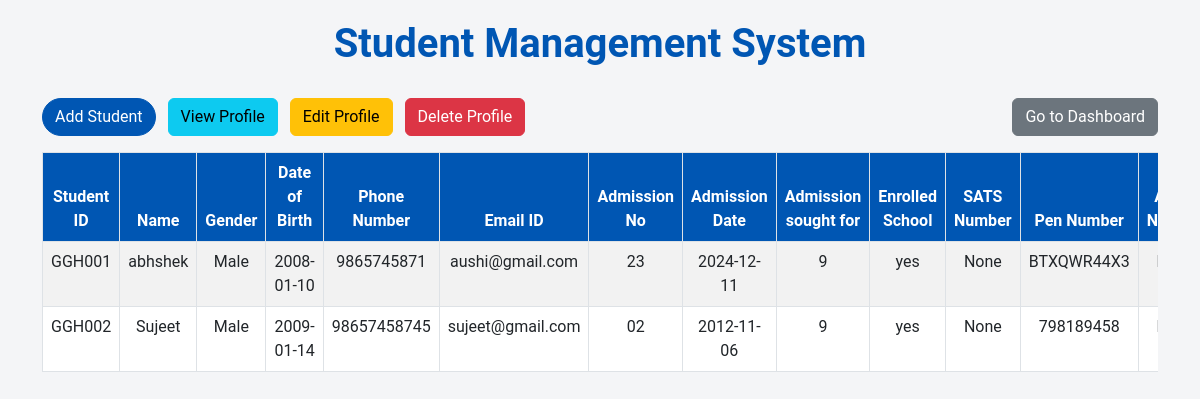
/manage_students (signed in), run on the app's committed database.
### tables this page shows
CREATE TABLE students (
            id INTEGER PRIMARY KEY AUTOINCREMENT,
            student_id TEXT,
            name TEXT NOT NULL,
            admission_no TEXT UNIQUE NOT NULL,
            sats_number TEXT,
            pen_number TEXT,
            apaar_number TEXT,
            aadhar_number TEXT,
            gender TEXT,
            dob DATE,
            father_name TEXT,
            mother_name TEXT,
            parents_occupation TEXT,
            annual_income INTEGER,
            num_defendants INTEGER,
            nationality TEXT,
            religion TEXT,
            caste TEXT,
            mother_tongue TEXT,
            parents_address TEXT,
            mobile_number TEXT,
            email_id TEXT,
            prev_school TEXT,
            prev_class TEXT,
            admission_date DATE,
            admission_sought_for TEXT,
            enrolled_school TEXT,
            admission_year TEXT,
            last_attended_date DATE,
            last_attended_year TEXT,
            passed_class TEXT,
            student_address TEXT,
            eighth_pass_year TEXT,
            ninth_pass_year TEXT,
            tenth_pass_year TEXT
        );

### app.py (the view)
@app.route("/manage_students")
@login_required
def manage_students():
    with get_db_connection() as conn:
        students = conn.execute("SELECT * FROM students").fetchall()
    return render_template("manage_students.html", students=students)

### app.py (called while the page is built)
def get_db_connection():
    conn = sqlite3.connect(DATABASE)
    conn.row_factory = sqlite3.Row
    return conn

def login_required(f):
    @wraps(f)
    def decorated_function(*args, **kwargs):
        if "logged_in" not in session:
            flash("Please log in first.", "warning")
            return redirect(url_for("login"))
        return f(*args, **kwargs)
    return decorated_function

### templates/manage_students.html (shortened to what this page needs)
<!DOCTYPE html>
<html lang="en">
<head>
    <link rel="stylesheet" href="https://cdnjs.cloudflare.com/ajax/libs/bootstrap/5.3.0/css/bootstrap.min.css">
    <link rel="stylesheet" href="https://cdn.datatables.net/1.13.5/css/dataTables.bootstrap5.min.css">
</head>
<body>
    <div class="container">
        <h1>Student Management System</h1>
        <div class="d-flex justify-content-between mb-3">
            <div>
                <button class="btn btn-primary me-2" data-bs-toggle="modal" data-bs-target="#addStudentModal">Add Student</button>
                <button class="btn btn-info me-2" onclick="location.href='/view_student'">View Profile</button>
                <button class="btn btn-warning me-2" onclick="location.href='/edit_student'">Edit Profile</button>
                <button class="btn btn-danger" onclick="confirmDeleteProfile()">Delete Profile</button>
            </div>
            <div>
                <button class="btn btn-secondary" onclick="location.href='/dashboard'">Go to Dashboard</button>
            </div>
        </div>
        <div class="table-responsive">
            <table id="studentTable" class="table table-striped table-bordered">
                <thead>
                    <tr>
                        <th>Student ID</th>
                        <th>Name</th>
                        <th>Gender</th>
                        <th>Date of Birth</th>
                        <th>Phone Number</th>
                        <th>Email ID</th>
                        <th>Admission No</th>
                        <th>Admission Date</th>
                        <th>Admission sought for</th>
                        <th>Enrolled School</th>
                        <th>SATS Number</th>
                        <th>Pen Number</th>
                        <th>Apaar Number</th>
                    </tr>
                </thead>
                <tbody>
                    {% for student in students %}
                    <tr>
                        <td>{{ student.student_id }}</td>
                        <td>{{ student.name }}</td>
                        <td>{{ student.gender }}</td>
                        <td>{{ student.dob }}</td>
                        <td>{{ student.mobile_number }}</td>
                        <td>{{ student.email_id }}</td>
                        <td>{{ student.admission_no }}</td>
                        <td>{{ student.admission_date }}</td>
                        <td>{{ student.admission_sought_for }}</td>
                        <td>{{ student.enrolled_school }}</td>
                        <td>{{ student.sats_number }}</td>
                        <td>{{ student.pen_number }}</td>
                        <td>{{ student.apaar_number }}</td>
                    </tr>
                    {% endfor %}
                </tbody>
            </table>
        </div>
    </div>
</body>
</html>

### templates/manage_students.html (style rules this page uses)
body { background-color: #f4f5f7; font-family: 'Roboto', sans-serif; }
.container { margin-top: 20px; }
h1 { font-weight: bold; color: #0056b3; text-align: center; margin-bottom: 30px; }
.btn-primary { background-color: #0056b3; border-color: #0056b3; border-radius: 20px; }
.table th { background-color: #0056b3; color: white; }
.table th, .table td { text-align: center; }

### data on the page
students: student_id "GGH001", name "abhshek", gender "Male", dob "2008-01-10", mobile_number "9865745871", email_id "aushi@gmail.com", admission_no "23", admission_date "2024-12-11", admission_sought_for "9", enrolled_school "yes", sats_number "None", pen_number "BTXQWR44X3"
students: student_id "GGH002", name "Sujeet", gender "Male", dob "2009-01-14", mobile_number "98657458745", email_id "sujeet@gmail.com", admission_no "02", admission_date "2012-11-06", admission_sought_for "9", enrolled_school "yes", sats_number "None", pen_number "798189458"
